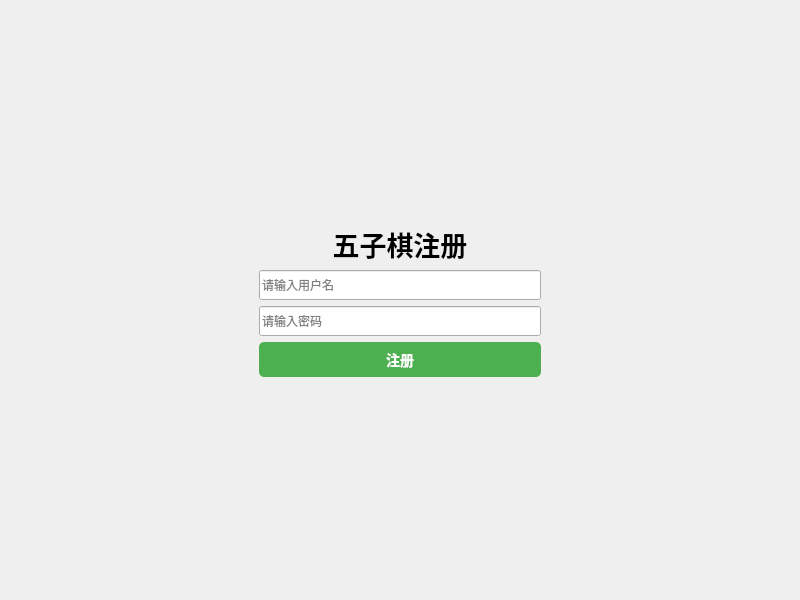
<?xml version="1.0" encoding="UTF-8"?>
<ui version="4.0">
 <class>RegisterWidget</class>
 <widget class="QWidget" name="RegisterWidget">
  <property name="geometry">
   <rect>
    <x>0</x>
    <y>0</y>
    <width>800</width>
    <height>600</height>
   </rect>
  </property>
  <property name="windowTitle">
   <string>五子棋注册</string>
  </property>
  <layout class="QVBoxLayout" name="verticalLayout">
   <item>
    <spacer name="verticalSpacer_2">
     <property name="orientation">
      <enum>Qt::Vertical</enum>
     </property>
     <property name="sizeType">
      <enum>QSizePolicy::Expanding</enum>
     </property>
     <property name="sizeHint" stdset="0">
      <size>
       <width>20</width>
       <height>100</height>
      </size>
     </property>
    </spacer>
   </item>
   <item>
    <layout class="QHBoxLayout" name="horizontalLayout">
     <item>
      <spacer name="horizontalSpacer">
       <property name="orientation">
        <enum>Qt::Horizontal</enum>
       </property>
       <property name="sizeType">
        <enum>QSizePolicy::Expanding</enum>
       </property>
       <property name="sizeHint" stdset="0">
        <size>
         <width>100</width>
         <height>20</height>
        </size>
       </property>
      </spacer>
     </item>
     <item>
      <widget class="QWidget" name="registerContainer" native="true">
       <property name="minimumSize">
        <size>
         <width>300</width>
         <height>0</height>
        </size>
       </property>
       <property name="maximumSize">
        <size>
         <width>400</width>
         <height>16777215</height>
        </size>
       </property>
       <layout class="QVBoxLayout" name="verticalLayout_2">
        <item>
         <widget class="QLabel" name="title_label">
          <property name="text">
           <string>五子棋注册</string>
          </property>
          <property name="alignment">
           <set>Qt::AlignCenter</set>
          </property>
          <property name="font">
           <font>
            <pointsize>20</pointsize>
            <bold>true</bold>
           </font>
          </property>
         </widget>
        </item>
        <item>
         <widget class="QLineEdit" name="username_lineEdit">
          <property name="placeholderText">
           <string>请输入用户名</string>
          </property>
          <property name="minimumSize">
           <size>
            <width>250</width>
            <height>30</height>
           </size>
          </property>
          <property name="maximumSize">
           <size>
            <width>300</width>
            <height>30</height>
           </size>
          </property>
         </widget>
        </item>
        <item>
         <widget class="QLineEdit" name="password_lineEdit">
          <property name="echoMode">
           <enum>QLineEdit::Password</enum>
          </property>
          <property name="placeholderText">
           <string>请输入密码</string>
          </property>
          <property name="minimumSize">
           <size>
            <width>250</width>
            <height>30</height>
           </size>
          </property>
          <property name="maximumSize">
           <size>
            <width>300</width>
            <height>30</height>
           </size>
          </property>
         </widget>
        </item>
        <item>
         <widget class="QPushButton" name="register_pushButton">
          <property name="text">
           <string>注册</string>
          </property>
          <property name="minimumSize">
           <size>
            <width>250</width>
            <height>35</height>
           </size>
          </property>
          <property name="maximumSize">
           <size>
            <width>300</width>
            <height>35</height>
           </size>
          </property>
          <property name="styleSheet">
           <string>QPushButton {
    background-color: #4CAF50;
    color: white;
    border-radius: 5px;
    border: none;
    font-size: 14px;
    font-weight: bold;
}
QPushButton:hover {
    background-color: #45a049;
}
QPushButton:pressed {
    background-color: #3d8b40;
}</string>
          </property>
         </widget>
        </item>
       </layout>
      </widget>
     </item>
     <item>
      <spacer name="horizontalSpacer_2">
       <property name="orientation">
        <enum>Qt::Horizontal</enum>
       </property>
       <property name="sizeType">
        <enum>QSizePolicy::Expanding</enum>
       </property>
       <property name="sizeHint" stdset="0">
        <size>
         <width>100</width>
         <height>20</height>
        </size>
       </property>
      </spacer>
     </item>
    </layout>
   </item>
   <item>
    <spacer name="verticalSpacer">
     <property name="orientation">
      <enum>Qt::Vertical</enum>
     </property>
     <property name="sizeType">
      <enum>QSizePolicy::Expanding</enum>
     </property>
     <property name="sizeHint" stdset="0">
      <size>
       <width>20</width>
       <height>100</height>
      </size>
     </property>
    </spacer>
   </item>
  </layout>
 </widget>
 <resources/>
 <connections/>
</ui>
